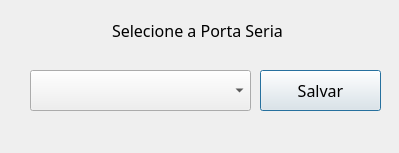
<?xml version="1.0" encoding="UTF-8"?>
<ui version="4.0">
 <class>Serial</class>
 <widget class="QDialog" name="Serial">
  <property name="geometry">
   <rect>
    <x>0</x>
    <y>0</y>
    <width>399</width>
    <height>153</height>
   </rect>
  </property>
  <property name="font">
   <font>
    <family>Trebuchet MS</family>
    <pointsize>12</pointsize>
   </font>
  </property>
  <property name="windowTitle">
   <string>Dialog</string>
  </property>
  <widget class="QPushButton" name="pushButtonSalvar">
   <property name="geometry">
    <rect>
     <x>260</x>
     <y>70</y>
     <width>121</width>
     <height>41</height>
    </rect>
   </property>
   <property name="text">
    <string>Salvar</string>
   </property>
  </widget>
  <widget class="QLabel" name="labelPortaSeriais">
   <property name="geometry">
    <rect>
     <x>112</x>
     <y>15</y>
     <width>171</width>
     <height>31</height>
    </rect>
   </property>
   <property name="text">
    <string>Selecione a Porta Serial</string>
   </property>
  </widget>
  <widget class="QComboBox" name="comboBoxPortasSeriais">
   <property name="geometry">
    <rect>
     <x>30</x>
     <y>70</y>
     <width>221</width>
     <height>41</height>
    </rect>
   </property>
  </widget>
 </widget>
 <resources/>
 <connections/>
</ui>
